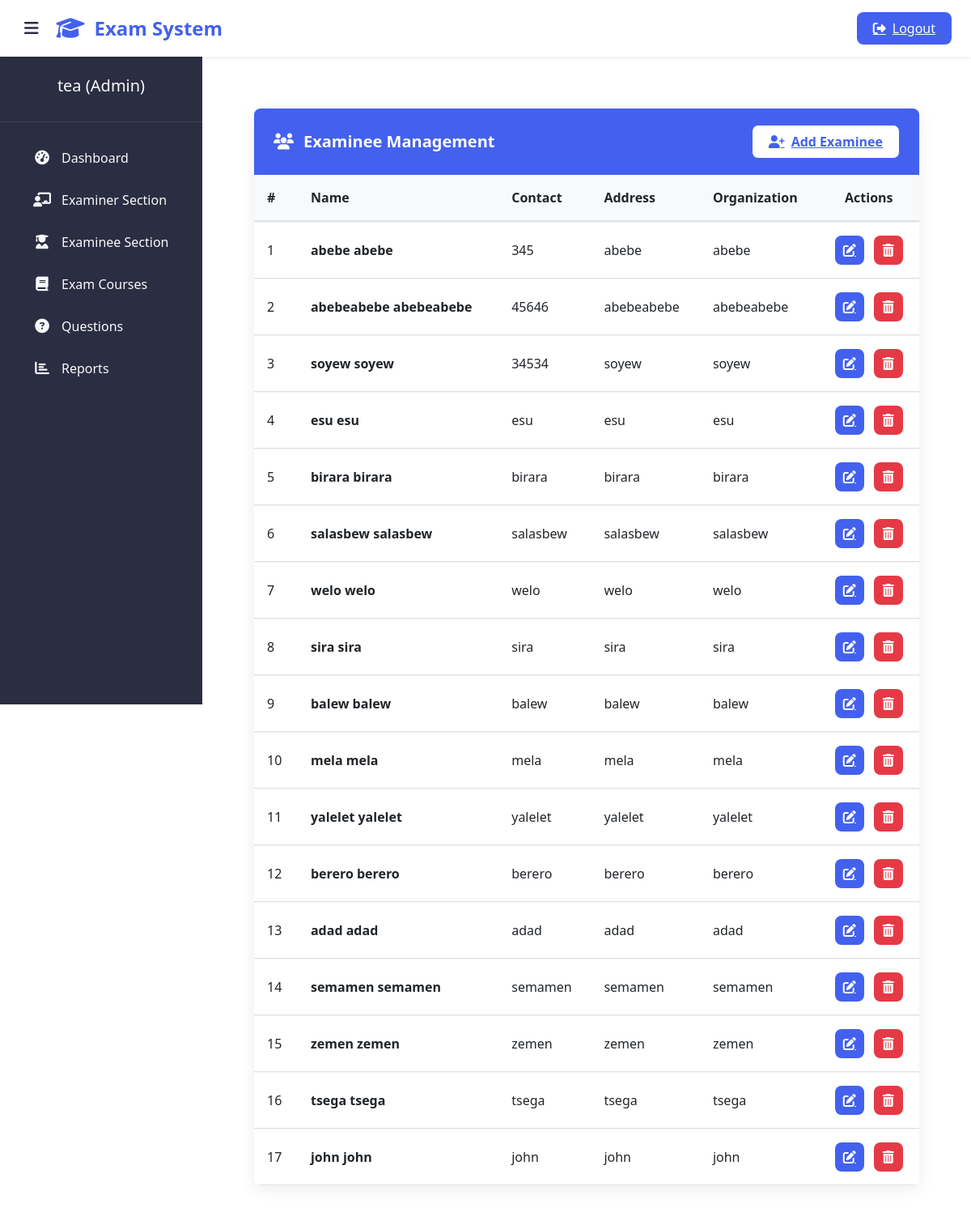
/admin-view-student (signed in), run on the app's committed database.
### student/models.py (models this page shows, shortened)
class Student(models.Model):
    user=models.OneToOneField(User,on_delete=models.CASCADE)
    address = models.CharField(max_length=40)
    mobile = models.CharField(max_length=20,null=False)
    organization = models.CharField(max_length=200, null=False)
    course = models.ForeignKey(
        'exam.Course',
        on_delete=models.SET_NULL,
        null=True
    )
    @property
    def get_name(self):
        return self.user.first_name+" "+self.user.last_name

### exam/views.py (the view)
# urls.py: path('admin-view-student', views.admin_view_student_view,name='admin-view-student'),
@login_required(login_url='adminlogin')
def admin_view_student_view(request):
    students= SMODEL.Student.objects.all()
    return render(request,'exam/admin_view_student.html',{'students':students})

### templates/exam/admin_view_student.html (shortened to what this page needs)
{% extends 'exam/adminbase.html' %}
{% block content %}
{% load static %}
<head>
  <link href="https://cdn.jsdelivr.net/npm/bootstrap@5.3.0/dist/css/bootstrap.min.css" rel="stylesheet">
  <link rel="stylesheet" href="https://cdnjs.cloudflare.com/ajax/libs/font-awesome/6.4.0/css/all.min.css">
</head>
<div class="dashboard-container">
  <div class="card">
    <div class="card-header">
      <h5 class="card-title">
        <i class="fas fa-users"></i> Examinee Management
      </h5>
      <a href="/student/studentsignup" class="add-examinee-btn">
        <i class="fas fa-user-plus"></i> Add Examinee
      </a>
    </div>
    <div class="table-responsive">
      <table class="table table-hover align-middle">
        <thead>
          <tr>
            <th>#</th>
            <th>Name</th>
            <th>Contact</th>
            <th>Address</th>
            <th>Organization</th>
            <th class="text-center">Actions</th>
          </tr>
        </thead>
        <tbody>
          {% if students %}
            {% for t in students %}
              <tr>
                <td>{{forloop.counter}}</td>
                <td class="fw-semibold">{{ t.get_name }}</td>
                <td>{{ t.mobile }}</td>
                <td>{{ t.address|truncatechars:30 }}</td>
                <td>{{ t.organization|truncatechars:30 }}</td>
                <td>
                  <div class="action-btns">
                    <a href="{% url 'update-student' t.id %}" class="btn-edit" title="Edit">
                      <i class="fas fa-edit"></i>
                    </a>
                    <a href="{% url 'delete-student' t.id %}"
                       class="btn-delete"
                       title="Delete"
                       onclick="return confirm('Are you sure you want to delete this examinee?');">
                      <i class="fas fa-trash-alt"></i>
                    </a>
                  </div>
                </td>
              </tr>
            {% endfor %}
          {% endif %}
        </tbody>
      </table>
    </div>
  </div>
</div>
{% endblock content %}

### templates/exam/adminbase.html (shortened to what this page needs)
<!DOCTYPE html>
{% load static %}
<html lang="en" dir="ltr">
<head>
  <link href="https://cdn.jsdelivr.net/npm/bootstrap@5.3.0/dist/css/bootstrap.min.css" rel="stylesheet">
  <link rel="stylesheet" href="https://cdnjs.cloudflare.com/ajax/libs/font-awesome/6.4.0/css/all.min.css">
</head>
<body>
  <header class="admin-header shadow-sm">
    <button class="sidebar-toggle" id="sidebarToggle">
      <i class="fas fa-bars"></i>
    </button>
    <div class="brand-logo">
      <i class="fas fa-graduation-cap"></i>
      <span>Exam System</span>
    </div>
    <div class="ms-auto">
      <a href="/logout" class="logout-btn">
        <i class="fas fa-sign-out-alt"></i>
        <span>Logout</span>
      </a>
    </div>
  </header>
  <aside class="admin-sidebar">
    <div class="sidebar-profile">
      <h5 class="profile-name">{{user.username}} (Admin) </h5>
    </div>
    <nav class="sidebar-menu">
      <a href="/admin-dashboard" class="menu-item active">
        <i class="fas fa-tachometer-alt"></i>
        <span>Dashboard</span>
      </a>
      <a href="/admin-teacher" class="menu-item">
        <i class="fas fa-chalkboard-teacher"></i>
        <span>Examiner Section</span>
      </a>
      <a href="/admin-student" class="menu-item">
        <i class="fas fa-user-graduate"></i>
        <span>Examinee Section</span>
      </a>
      <a href="/admin-course" class="menu-item">
        <i class="fas fa-book"></i>
        <span>Exam Courses</span>
      </a>
      <a href="/admin-question" class="menu-item">
        <i class="fas fa-question-circle"></i>
        <span>Questions</span>
      </a>
      <a href="/admin-report" class="menu-item">
        <i class="fas fa-chart-bar"></i>
        <span>Reports</span>
      </a>
    </nav>
  </aside>
  <main class="admin-content">
    {% block content %}
    {% endblock content %}
    {% include "exam/footer.html" %}
  </main>
</body>
</html>

### templates/exam/adminbase.html (style rules this page uses)
:root { --primary-color: #4361ee; --primary-hover: #3a56d4; --sidebar-color: #2b2d42; --sidebar-hover: #3a3d5d; --content-bg: #f8f9fa; --text-light: #f8f9fa; --text-dark: #2b2d42; --border-radius: 8px; --transition: all 0.3s ease; }
body { font-family: 'Segoe UI', system-ui, -apple-system, sans-serif; background-color: var(--content-bg); color: var(--text-dark); overflow-x: hidden; }
.admin-header { background: white; box-shadow: 0 2px 10px rgba(0,0,0,0.1); height: 70px; position: fixed; top: 0; right: 0; left: 0; z-index: 1030; display: flex; align-items: center; padding: 0 1.5rem; }
.brand-logo { font-weight: 700; font-size: 1.5rem; color: var(--primary-color); display: flex; align-items: center; gap: 0.75rem; }
.brand-logo i { font-size: 1.75rem; }
.admin-sidebar { width: 250px; height: 100vh; position: fixed; top: 70px; left: 0; background: var(--sidebar-color); color: var(--text-light); transition: var(--transition); z-index: 1020; overflow-y: auto; }
.sidebar-profile { text-align: center; padding: 1.5rem 1rem; border-bottom: 1px solid rgba(255,255,255,0.1); }
.sidebar-menu { padding: 1rem 0; }
.menu-item { display: flex; align-items: center; padding: 0.75rem 1.5rem; color: var(--text-light); text-decoration: none; transition: var(--transition); margin: 0.25rem 1rem; border-radius: var(--border-radius); }
.menu-item i { width: 24px; text-align: center; margin-right: 0.75rem; font-size: 1.1rem; }
.admin-content { margin-left: 250px; margin-top: 70px; padding: 2rem; min-height: calc(100vh - 70px); transition: var(--transition); }
.logout-btn { background: var(--primary-color); color: white; border: none; padding: 0.5rem 1.25rem; border-radius: var(--border-radius); font-weight: 500; transition: var(--transition); display: flex; align-items: center; gap: 0.5rem; }
.sidebar-toggle { background: none; border: none; color: var(--text-dark); font-size: 1.25rem; cursor: pointer; margin-right: 1rem; }

### templates/exam/admin_view_student.html (style rules this page uses)
:root { --primary-color: #4361ee; --primary-hover: #3a56d4; --danger-color: #e63946; --light-gray: #f8f9fa; --border-radius: 8px; --box-shadow: 0 4px 20px rgba(0,0,0,0.08); }
.dashboard-container { padding: 2rem; max-width: 1200px; margin: 0 auto; }
.card { border: none; border-radius: var(--border-radius); box-shadow: var(--box-shadow); overflow: hidden; }
.card-header { background-color: var(--primary-color); color: white; padding: 1.25rem 1.5rem; border-bottom: none; display: flex; justify-content: space-between; align-items: center; }
.card-title { font-weight: 600; margin: 0; font-size: 1.25rem; display: flex; align-items: center; gap: 0.75rem; }
.add-examinee-btn { background-color: white; color: var(--primary-color); padding: 0.5rem 1.25rem; border-radius: var(--border-radius); font-weight: 600; transition: all 0.3s ease; display: inline-flex; align-items: center; gap: 0.5rem; border: 1px solid var(--primary-color); }
.table { margin-bottom: 0; border-collapse: separate; border-spacing: 0; }
.table thead th { background-color: var(--light-gray); border-bottom: 2px solid #dee2e6; font-weight: 600; padding: 1rem; position: sticky; top: 0; }
.table tbody td { padding: 1rem; vertical-align: middle; border-top: 1px solid #f1f3f5; }
.action-btns { display: flex; gap: 0.75rem; justify-content: center; }
.btn-edit { background-color: var(--primary-color); color: white; border-radius: var(--border-radius); padding: 0.5rem; width: 36px; height: 36px; display: flex; align-items: center; justify-content: center; }
.btn-delete { background-color: var(--danger-color); color: white; border-radius: var(--border-radius); padding: 0.5rem; width: 36px; height: 36px; display: flex; align-items: center; justify-content: center; }

### data on the page
Student: get_name "abebe abebe", mobile "345", address "abebe", organization "abebe"
Student: get_name "abebeabebe abebeabebe", mobile "45646", address "abebeabebe", organization "abebeabebe"
Student: get_name "soyew soyew", mobile "34534", address "soyew", organization "soyew"
Student: get_name "esu esu", mobile "esu", address "esu", organization "esu"
Student: get_name "birara birara", mobile "birara", address "birara", organization "birara"
Student: get_name "salasbew salasbew", mobile "salasbew", address "salasbew", organization "salasbew"
Student: get_name "welo welo", mobile "welo", address "welo", organization "welo"
Student: get_name "sira sira", mobile "sira", address "sira", organization "sira"
Student: get_name "balew balew", mobile "balew", address "balew", organization "balew"
Student: get_name "mela mela", mobile "mela", address "mela", organization "mela"
Student: get_name "yalelet yalelet", mobile "yalelet", address "yalelet", organization "yalelet"
Student: get_name "berero berero", mobile "berero", address "berero", organization "berero"
Student: get_name "adad adad", mobile "adad", address "adad", organization "adad"
Student: get_name "semamen semamen", mobile "semamen", address "semamen", organization "semamen"
Student: get_name "zemen zemen", mobile "zemen", address "zemen", organization "zemen"
Student: get_name "tsega tsega", mobile "tsega", address "tsega", organization "tsega"
Student: get_name "john john", mobile "john", address "john", organization "john"

### other printed values
{{ user.username }} "tea"
